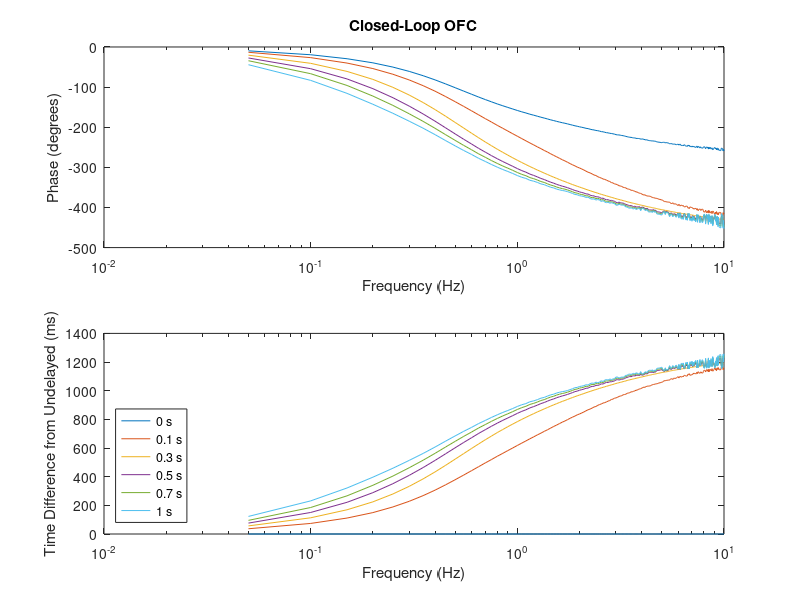

Source code (MATLAB):
clear all;
rng(1);

% adjust time step 
delt = 0.001; % time step length in secs
nstep = ceil(22/delt); % number of time steps
start = [0 0]; % starting position of the hand

% Single joint reaching movements:
G = .14;        % Viscous Constant: Ns/m
I = .1;         % Inertia Kgm2
tau = 0.066;    % Muscle time constant, s

% sum-of-sines target movement
freq = (0.05:0.05:10)'; % frequencies used in the simulation
phase = 2*pi*rand(length(freq),2)-pi; % phases of sum of sines
target(1,:,:) = sin(freq*2*pi*(0:delt:nstep*delt-delt) + repmat(phase(:,1),1,nstep));
target(2,:,:) = sin(freq*2*pi*(0:delt:nstep*delt-delt) + repmat(phase(:,2),1,nstep));
target = squeeze(sum(target,2));

delay = [0 0.1 0.3 0.5 0.7 1];
ang = [0 0];
for j = 1:length(delay)
    name{j} = [num2str(delay(j)),' s'];
end

for j = 1:length(delay)
    if delay(j) == 0
        A = [0 1 0;0 -G/I 1/I;0 0 -1/tau];
        B = [0 0 1/tau]';
    else
        A = [0 1 0 0
            0 -G/I 2/(delay(j)*I) -1/I
            0 0 -1/delay(j) 1
            0 0 0 1/tau];
        B = [0 0 0 1/tau]';
    end

    z = size(A,1)+1;
    Ad = expm(A*delt);
    Ad = blkdiag(Ad, 1);
    Ad = [Ad zeros(z)
         zeros(z) Ad];

    Bd = delt*B;
    Bd = [Bd;0];
    Bd = [Bd zeros(z,1)
         zeros(z,1) Bd];

    % values for Q and R taken from Qian infinite horizon model
    R = [0.1 0
        0 0.1]; % effort cost- default is 0.0001
    Q2 = zeros(z);
    Q2(1,1) = 1;
    Q2(end,end) = 1;
    Q2(1,end) = -1;
    Q2(end,1) = -1;
    Q = [Q2 zeros(z)
        zeros(z) Q2]*0.1;
    
    % state vector
    order = size(Ad,1); % order of the system
    x = zeros(order,nstep);
    x(1,1) = start(1); % x position
    x(end/2+1,1) = start(2); % y position
    x(end/2,1) = target(1,1); % starting target x position
    x(end,1) = target(2,1); % starting target y position
    xhat = x; % predicted state vector
    u = zeros(size(Bd,2),nstep); % movement commands

    % calculate feedback gain
    n = 10000;
    P = zeros(order,order,n);
    P(:,:,1) = rand(order);
    for i = 2:n
        P(:,:,i) = Ad'*P(:,:,i-1)*Ad - (Ad'*P(:,:,i-1)*Bd)*inv(R + Bd'*P(:,:,i-1)*Bd)*(Bd'*P(:,:,i-1)*Ad) + Q;
    end
    L = inv(R + Bd'*P(:,:,i)*Bd)*(Bd'*P(:,:,i)*Ad);

    % simulate trajectory
    for i = 2:nstep
        u(:,i) = -L*x(:,i-1);
        x(:,i) = Ad*x(:,i-1) + Bd*u(:,i);

        % set target location
        x(end/2,i) = target(1,i);
        x(end,i) = target(2,i);
        xhat(end/2,i) = target(1,i);
        xhat(end,i) = target(2,i);
    end

%     figure(1)
%     subplot(1,2,j)
%     plot(x(1,:),x(end/2+1,:))
%     hold on
%     title(['Delay = ',num2str(delay(j)),' s']);
%     plot(x(end/2,2:end),x(end,2:end))
%     legend({'Hand','Target'})
%     pbaspect([1 1 1]);

    % compute fourier transforms
    e = 2/delt; % figure out the number of time steps to throw away
    
    hand = x([1 end/2+1],(e+1):end)';
    targ = x([end/2 end],(e+1):end)';
    hand_avg = mean(hand,1);
    targ_avg = mean(targ,1);
    
    fft_in = fft(targ - repmat(targ_avg,[nstep-e 1]));
    fft_out = fft(hand - repmat(hand_avg,[nstep-e 1]));
    [inSort,i] = sort(fft_in(:,1),'descend');
    i = i(1:2*length(freq),:);
    i = sort(i(i<(nstep-e)/2));

    ratio = fft_out(i,:)./fft_in(i,:);
    amp = abs(ratio); % magnitude
    phase = unwrap(angle(ratio)); % phase
    
    figure(2)
%     subplot(2,1,2)
%     semilogx(freq, amp(:,1))
%     hold on
%     ylabel('Gain (cm/cm)')
%     ylim([0.2 1.5]);
%     title(['Delay = ',num2str(delay(j)),' s']);
    
    subplot(2,1,1)
    semilogx(freq,phase(:,1)*180/pi)
    hold on
    ylabel('Phase (degrees)')
    xlabel('Frequency (Hz)')
%     ylim([-200 0]);
    time(:,j) = phase(:,1)*180/pi;
    time(:,j) = time(:,j) - time(:,1);
end

time = -1000*time./360;
subplot(2,1,2)
semilogx(freq,time)
xlabel('Frequency (Hz)')
ylabel('Time Difference from Undelayed (ms)')
legend(name,'Location','Southwest')

subplot(2,1,1)
title('Closed-Loop OFC')
